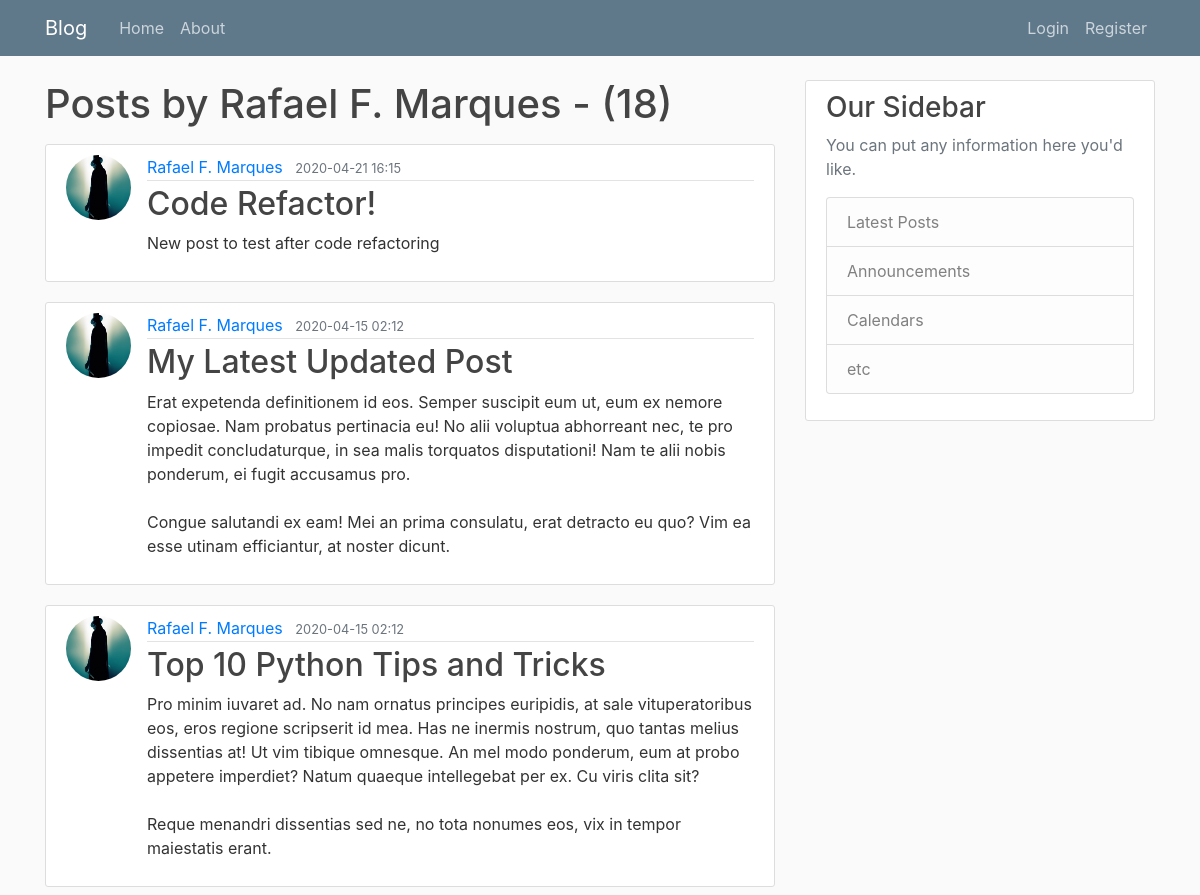
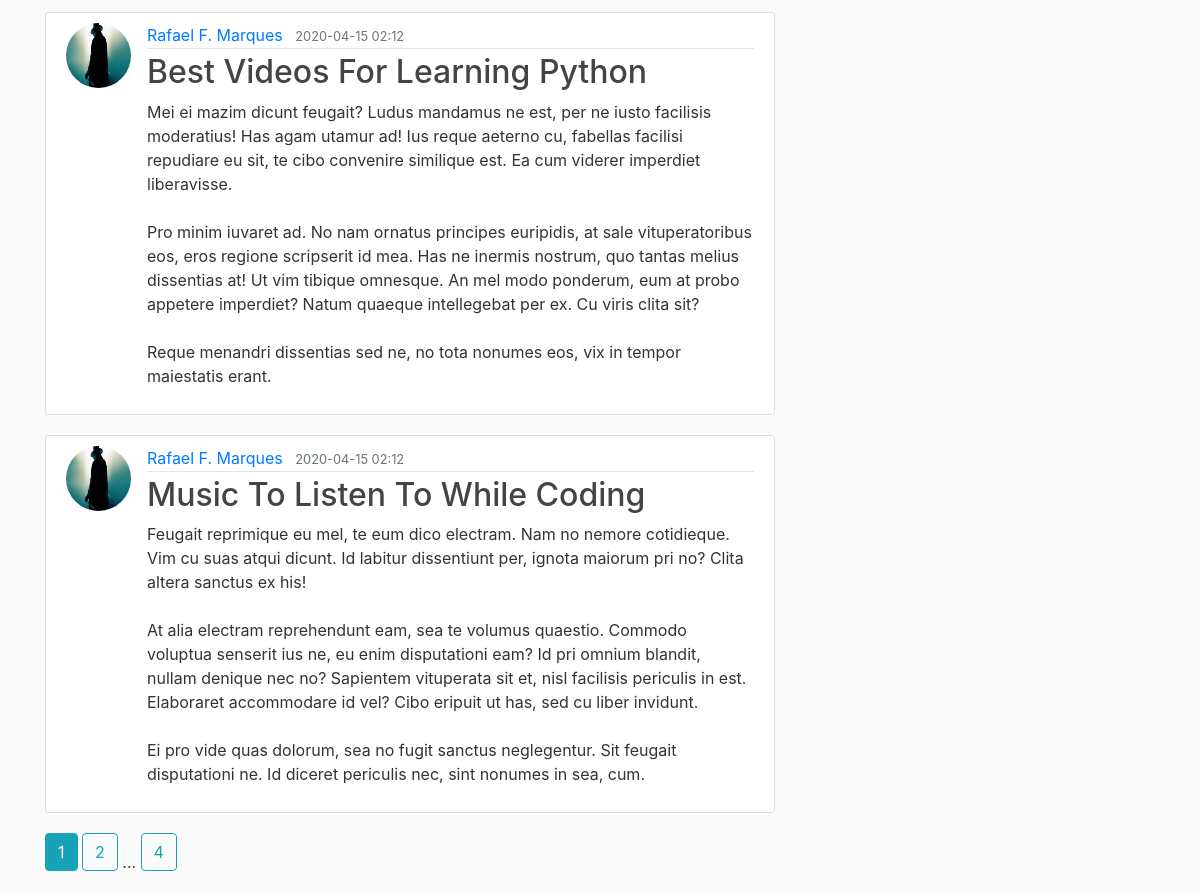
The app's page /user/Rafael F. Marques with its own data (2 pictures, top to bottom).
### app/models.py (models this page shows, shortened)
class User(db.Model, UserMixin):
    id = db.Column(db.Integer, primary_key=True)
    username = db.Column(db.String(20), unique=True, nullable=False)
    email = db.Column(db.String(80), unique=True, nullable=False)
    image_file = db.Column(db.String(20), nullable=False, default='default.jpg')
    password = db.Column(db.String(60), nullable=False)
    posts = db.relationship('Post', backref='author', lazy=True)

class Post(db.Model):
    id = db.Column(db.Integer, primary_key=True)
    title = db.Column(db.String(100), nullable=False)
    date_posted = db.Column(db.DateTime, nullable=False, default=datetime.utcnow)
    content = db.Column(db.Text, nullable=False)
    user_id = db.Column(db.Integer, db.ForeignKey('user.id'), nullable=False)

### app/users/routes.py (the view)
@users.route("/user/<string:username>")
def user_posts(username):
    page = request.args.get('page', 1, type=int)
    user = User.query.filter_by(username=username).first_or_404()
    posts = Post.query.filter_by(author=user).order_by(Post.date_posted.desc()).paginate(page=page, per_page=5)
    return render_template('user_posts.html', posts=posts, user=user)

### app/templates/user_posts.html
{% extends 'layout.html' %}
{% block content %}
    <h1 class="mb-3">Posts by {{ user.username }} - ({{ posts.total }})</h1>
    {% for post in posts.items %}
        <article class="media content-section">
            <img src="{{ url_for('static', filename='profile_pics/' + post.author.image_file) }}" alt="" class="rounded-circle article-img">
            <div class="media-body">
                <div class="article-metadata">
                    <a class="mr-2" href="{{ url_for('users.user_posts', username=post.author.username) }}">{{ post.author.username }}</a>
                    <small class="text-muted">{{ post.date_posted.strftime('%Y-%m-%d %H:%M') }}</small>
                </div>
                <h2><a class="article-title" href="{{ url_for('posts.post', post_id=post.id) }}">{{ post.title }}</a></h2>
                <p class="article-content">{{ post.content }}</p>
            </div>
        </article>
    {% endfor %}
    {% for page_num in posts.iter_pages(left_edge=1, right_edge=1, left_current=1, right_current=2) %}
        {% if page_num %}
            {% if posts.page == page_num %}
                <a class="btn btn-info mb-4" href="{{ url_for('users.user_posts', username=user.username, page=page_num) }}">{{ page_num }}</a>
            {% else %}
                <a class="btn btn-outline-info mb-4" href="{{ url_for('users.user_posts', username=user.username, page=page_num) }}">{{ page_num }}</a>
            {% endif %}
        {% else %}
            ...
        {% endif %}
    {% endfor %}
{% endblock content %}

### app/static/main.css (style rules this page uses)
body { background: #fafafa; color: #333333; margin-top: 5rem; }
h1, h2, h3, h4, h5, h6 { color: #444444; }
.content-section { background: #ffffff; padding: 10px 20px; border: 1px solid #dddddd; border-radius: 3px; margin-bottom: 20px; }
.article-title { color: #444444; }
.article-content { white-space: pre-line; }
.article-img { height: 65px; width: 65px; margin-right: 16px; }
.article-metadata { padding-bottom: 1px; margin-bottom: 4px; border-bottom: 1px solid #e3e3e3 }

### records on screen
User: username "Rafael F. Marques"
Post: image_file (picture), author.username "Rafael F. Marques", date_posted "2020-04-21 16:15", title "Code Refactor!", content "New post to test after code refactoring"
Post: image_file (picture), author.username "Rafael F. Marques", date_posted "2020-04-15 02:12", title "My Latest Updated Post", content "Erat expetenda definitionem id eos. Semper suscipit eum ut, eum ex nemore copiosae. Nam probatus pertinacia eu! No alii voluptua abhorreant nec, te pro impedit concludaturque, in sea malis torquatos disputationi! Nam te alii nobis ponderum, ei fugit accusamus pro. Congue salutandi ex eam! Mei an prima consulatu, erat detracto eu quo? Vim ea esse utinam efficiantur, at noster dicunt."
Post: image_file (picture), author.username "Rafael F. Marques", date_posted "2020-04-15 02:12", title "Top 10 Python Tips and Tricks", content "Pro minim iuvaret ad. No nam ornatus principes euripidis, at sale vituperatoribus eos, eros regione scripserit id mea. Has ne inermis nostrum, quo tantas melius dissentias at! Ut vim tibique omnesque. An mel modo ponderum, eum at probo appetere imperdiet? Natum quaeque intellegebat per ex. Cu viris clita sit? Reque menandri dissentias sed ne, no tota nonumes eos, vix in tempor maiestatis erant."
Post: image_file (picture), author.username "Rafael F. Marques", date_posted "2020-04-15 02:12", title "Best Videos For Learning Python", content "Mei ei mazim dicunt feugait? Ludus mandamus ne est, per ne iusto facilisis moderatius! Has agam utamur ad! Ius reque aeterno cu, fabellas facilisi repudiare eu sit, te cibo convenire similique est. Ea cum viderer imperdiet liberavisse. Pro minim iuvaret ad. No nam ornatus principes euripidis, at sale vituperatoribus eos, eros regione scripserit id mea. Has ne inermis nostrum, quo tantas melius dissentias at! Ut vim tibique omnesque. An mel modo ponderum, eum at probo appetere imperdiet? Natum quaeque intellegebat per ex. Cu viris clita sit? Reque menandri dissentias sed ne, no tota nonumes eos, vix in tempor maiestatis erant."
Post: image_file (picture), author.username "Rafael F. Marques", date_posted "2020-04-15 02:12", title "Music To Listen To While Coding", content "Feugait reprimique eu mel, te eum dico electram. Nam no nemore cotidieque. Vim cu suas atqui dicunt. Id labitur dissentiunt per, ignota maiorum pri no? Clita altera sanctus ex his! At alia electram reprehendunt eam, sea te volumus quaestio. Commodo voluptua senserit ius ne, eu enim disputationi eam? Id pri omnium blandit, nullam denique nec no? Sapientem vituperata sit et, nisl facilisis periculis in est. Elaboraret accommodare id vel? Cibo eripuit ut has, sed cu liber invidunt. Ei pro vide quas dolorum, sea no fugit sanctus neglegentur. Sit feugait disputationi ne. Id diceret periculis nec, sint nonumes in sea, cum."

### other values on screen
{{ posts.total }} "18"
{{ page_num }} "1"
{{ page_num }} "2" "4"
